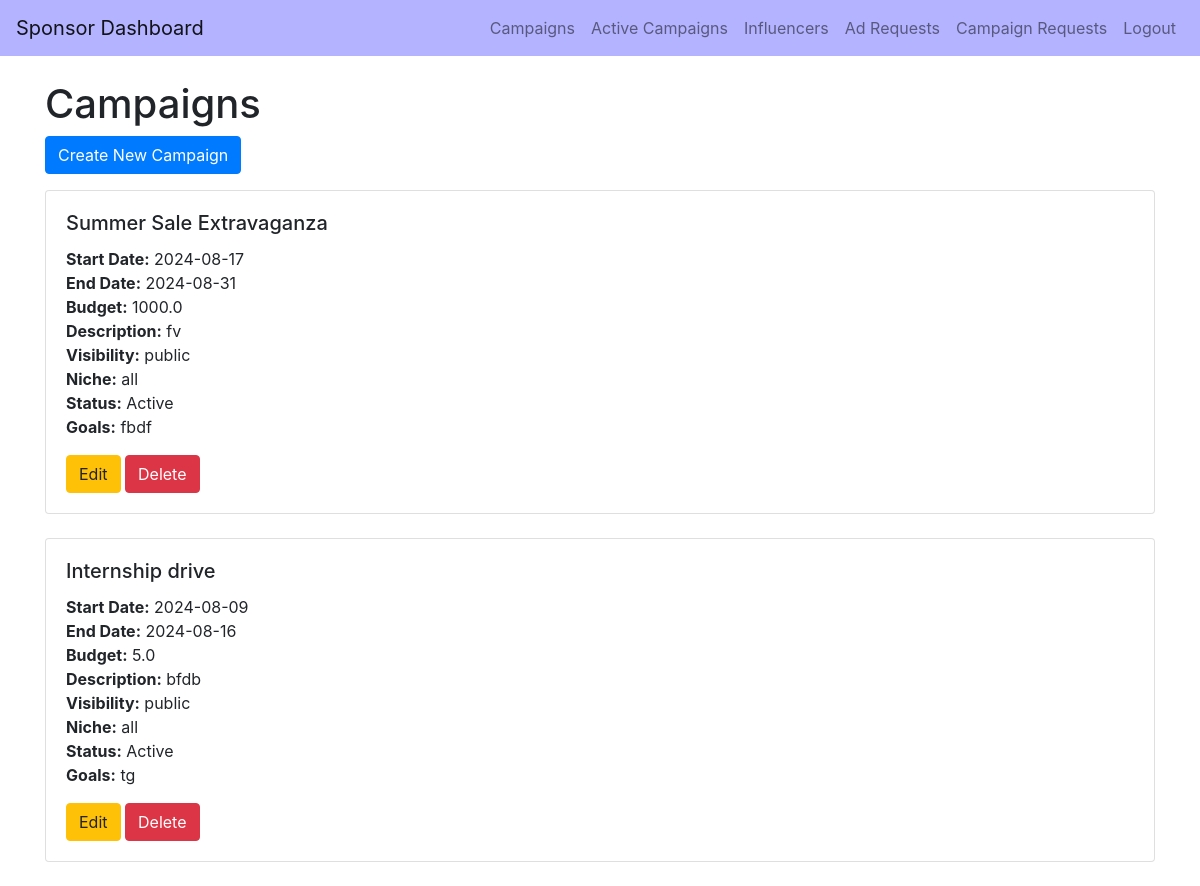
The app's page /sponsor_campaigns/google_admin with its own data.
### backend/models.py (models this page shows)
class Campaign(db.Model):
    __tablename__ = 'campaign'
    id = db.Column(db.Integer, primary_key=True)
    name = db.Column(db.String(100), nullable=False)
    description = db.Column(db.Text, nullable=False)
    start_date = db.Column(db.Date, nullable=False)
    end_date = db.Column(db.Date, nullable=False)
    budget = db.Column(db.Float, nullable=False)
    visibility = db.Column(db.String(10), nullable=False)  # public, private
    goals = db.Column(db.Text, nullable=False)
    niche = db.Column(db.String(50), nullable=False)
    status = db.Column(db.String(10), nullable=False)
    flagged = db.Column(db.Boolean, default=False, nullable=False)
    user_id = db.Column(db.Integer, db.ForeignKey('user.id'), nullable=False)
    ad_requests = db.relationship('AdRequest', backref='campaigns_ad_requests', cascade="all, delete-orphan")
    campaign_requests = db.relationship('CampaignRequest', backref='campaign_campaign_requests', cascade="all, delete-orphan")

### backend/controller.py (the view)
@app.route('/sponsor_campaigns/<username>', methods=['GET'])
def campaigns_page(username):
    user = User.query.filter_by(username=username).first()
    if user and user.role == 'sponsor':
        sponsor = Sponsor.query.filter_by(user_id=user.id).first()
        if sponsor:
            sponsor_campaigns=fetch_campaigns(user.id).campaigns
            return render_template('sponsor_campaigns.html', campaigns=sponsor_campaigns, username=username)
    return redirect(url_for('sponsor_dashboard', username=username))

### backend/controller.py (called while the page is built)
def fetch_campaigns(id):
            user_campaigns=User.query.filter_by(id=id).first()
            return user_campaigns

### templates/sponsor_campaigns.html (shortened to what this page needs)
<!DOCTYPE html>
<html lang="en">
<head>
    <link href="https://stackpath.bootstrapcdn.com/bootstrap/4.5.2/css/bootstrap.min.css" rel="stylesheet">
</head>
<body>
    <nav class="navbar navbar-expand-lg navbar-light" style="background-color: #b3b3ff;">
        <a class="navbar-brand" href="/sponsor_dashboard/{{ username }}">Sponsor Dashboard</a>
        <div class="collapse navbar-collapse">
            <ul class="navbar-nav ml-auto">
                <li class="nav-item">
                    <a class="nav-link" href="/sponsor_campaigns/{{ username }}">Campaigns</a>
                </li>
                <li class="nav-item">
                    <a class="nav-link" href="{{ url_for('active_campaigns_sponsor', username=username) }}">Active Campaigns</a>
                </li>
                <li class="nav-item">
                    <a class="nav-link" href="/sponsor_influencers/{{ username }}">Influencers</a>
                </li>
                <li class="nav-item">
                    <a class="nav-link" href="/sponsor_ad_requests/{{ username }}">Ad Requests</a>
                </li>
                <li class="nav-item">
                    <a class="nav-link" href="/sponsor_campaign_requests/{{ username }}">Campaign Requests</a>
                </li>
                <li class="nav-item">
                    <a class="nav-link" href="{{ url_for('logout') }}">Logout</a>
                </li>
            </ul>
        </div>
    </nav>
    <div class="container mt-4">
        <h1>Campaigns</h1>
        <button class="btn btn-primary mb-3" data-toggle="modal" data-target="#createCampaignModal">Create New Campaign</button>
        <div class="row">
            {% if campaigns %}
                {% for campaign in campaigns %}
                    <div class="col-12 mb-4">
                        <div class="card">
                            <div class="card-body">
                                <h5 class="card-title">{{ campaign.name }}</h5>
                                <p class="card-text">
                                    <strong>Start Date:</strong> {{ campaign.start_date }}<br>
                                    <strong>End Date:</strong> {{ campaign.end_date }}<br>
                                    <strong>Budget:</strong> {{ campaign.budget }}<br>
                                    <strong>Description:</strong> {{ campaign.description }}<br>
                                    <strong>Visibility:</strong> {{ campaign.visibility }}<br>
                                    <strong>Niche:</strong> {{ campaign.niche }}<br>
                                    <strong>Status:</strong> {{ campaign.status }}<br>
                                    <strong>Goals:</strong> {{ campaign.goals }}<br>
                                </p>
                                <button class="btn btn-warning"
                                    data-toggle="modal"
                                    data-target="#editCampaignModal"
                                    data-id="{{ campaign.id }}"
                                    data-name="{{ campaign.name }}"
                                    data-start_date="{{ campaign.start_date }}"
                                    data-end_date="{{ campaign.end_date }}"
                                    data-budget="{{ campaign.budget }}"
                                    data-visibility="{{ campaign.visibility }}"
                                    data-niche="{{ campaign.niche }}"
                                    data-description="{{ campaign.description }}"
                                    data-goals="{{ campaign.goals }}">
                                Edit
                            </button>
                                <button class="btn btn-danger" data-toggle="modal" data-target="#deleteCampaignModal" data-id="{{ campaign.id }}">Delete</button>
                            </div>
                        </div>
                    </div>
                {% endfor %}
            {% else %}
                <p>No campaigns found.</p>
            {% endif %}
        </div>
    </div>
</body>
</html>

### records on screen
Campaign: name "Summer Sale Extravaganza", start_date "2024-08-17", end_date "2024-08-31", budget "1000.0", description "fv", visibility "public", niche "all", status "Active", goals "fbdf"
Campaign: name "Internship drive", start_date "2024-08-09", end_date "2024-08-16", budget "5.0", description "bfdb", visibility "public", niche "all", status "Active", goals "tg"
